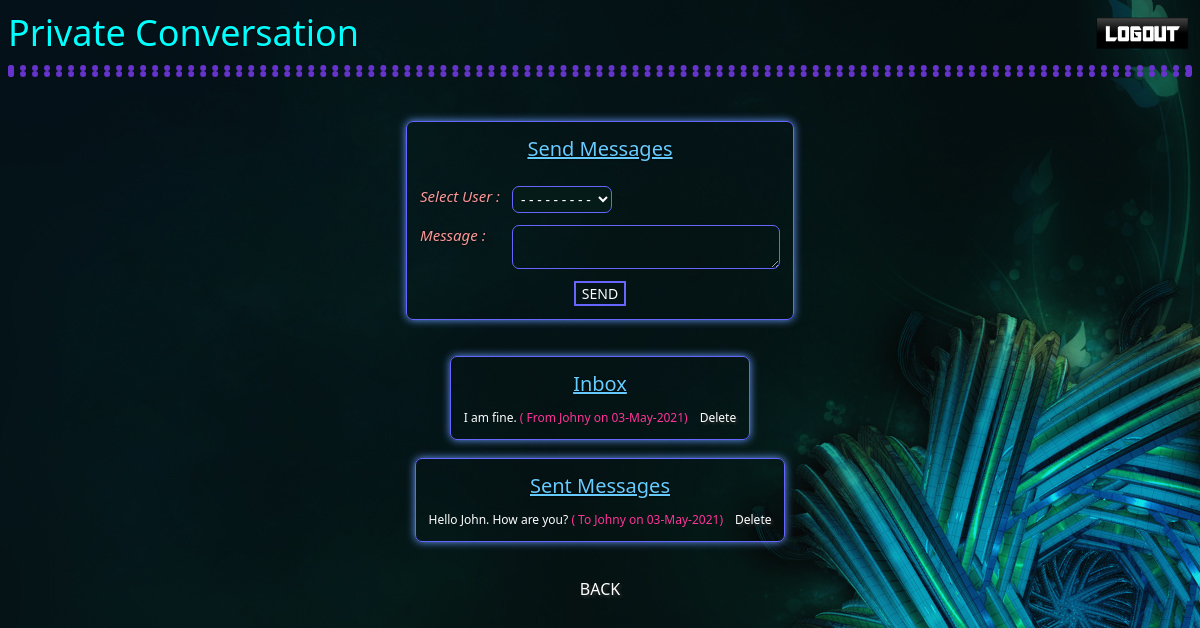
Screenshot of /Chat/conversation.php (signed in) with the database file from the repository.
### tables this page shows
CREATE TABLE IF NOT EXISTS `message` (
  `id` int(255) NOT NULL AUTO_INCREMENT,
  `sender` varchar(255) NOT NULL,
  `receiver` varchar(255) NOT NULL,
  `msg` varchar(255) NOT NULL,
  `date` varchar(255) NOT NULL,
  PRIMARY KEY (`id`)
);

CREATE TABLE IF NOT EXISTS `users` (
  `id` int(255) NOT NULL AUTO_INCREMENT,
  `name` varchar(255) NOT NULL,
  `nick` varchar(255) NOT NULL,
  `dob` varchar(255) NOT NULL,
  `email` varchar(255) NOT NULL,
  `contact` varchar(255) NOT NULL,
  `password` varchar(255) NOT NULL,
  `date` varchar(40) NOT NULL,
  PRIMARY KEY (`id`),
  UNIQUE KEY `nick` (`nick`),
  UNIQUE KEY `email` (`email`)
);

### Chat/conversation.php (the view, shortened to what this page needs)
<?php
include("configuration.php");
$email=$_SESSION['email'];
?>
<!DOCTYPE html PUBLIC "-//W3C//DTD XHTML 1.0 Transitional//EN" "http://www.w3.org/TR/xhtml1/DTD/xhtml1-transitional.dtd">
<html xmlns="http://www.w3.org/1999/xhtml">
<head>
<link href="scripts/styleSheet.css" rel="stylesheet" type="text/css" />
</head>
<body>
<span class="heading">Private Conversation</span><span style="float:right"><a href="logout.php">
<img src="images/logout.png" height="50" width="100"  /></a></span>
<hr style="border:6px dotted #63C;"/><br />
<br />
<div align="center">
<form method="post" action="">
<table class="table" cellpadding="4" cellspacing="4">
<tr><td class="tableHead" colspan="2" align="center" style="text-decoration:underline;">Send Messages</td></tr>
<tr><td class="info" colspan="2" align="center"><?php echo $info;?></td></tr>
<tr><td class="labels">Select User : </td><td><select name="user" class="fields" style="background-color:#051b18;">
  <option disabled="disabled" selected="selected"> - - - - - - - - - </option>
</select></td></tr>
<tr><td class="labels">Message : </td><td><textarea name="msg" class="fields" rows="2" cols="30" required="required"></textarea></td></tr>
<tr><td colspan="2" align="center"><input type="submit" value="SEND" class="commandButton" /></td></tr>
</table>
</form>
<br />
<br />
<?php
$r=mysqli_query($al,"SELECT * FROM message WHERE receiver='$email' ORDER BY id DESC");
?>
<table cellpadding="4" cellspacing="4" class="table">
<tr><td class="tableHead" align="center" colspan="2" style="text-decoration:underline;">Inbox</td></tr>
<?php while($t=mysqli_fetch_array($r))
{
	$ee=$t['sender'];
	$o=mysqli_query($al,"SELECT * FROM users WHERE email='$ee'");
	$p=mysqli_fetch_array($o);
	$recv=$p['nick'];
	?>
<tr><td class="msg" style="font-size:12px;"><?php echo $t['msg'];?>
<span style="color:#F39;"> ( From <?php echo $recv;?> on <?php echo $t['date'];?>)</span>
</td><td><a href="deleteMessage.php?del=<?php echo $t['id'];?>" style="font-size:12px;">Delete</a></td></tr>
<?php } ?>
</table>
<br />
<?php
$r=mysqli_query($al,"SELECT * FROM message WHERE sender='$email' ORDER BY id DESC LIMIT 10");
?>
<table cellpadding="4" cellspacing="4" class="table">
<tr><td class="tableHead" align="center" colspan="2" style="text-decoration:underline;">Sent Messages</td></tr>
<?php while($t=mysqli_fetch_array($r))
{
	$ee=$t['receiver'];
	$o=mysqli_query($al,"SELECT * FROM users WHERE email='$ee'");
	$p=mysqli_fetch_array($o);
	$recv=$p['nick'];
	?>
<tr><td class="msg" style="font-size:12px;"><?php echo $t['msg'];?><span style="color:#F39;"> ( To <?php echo $recv;?> on <?php echo $t['date'];?>)</span></td><td><a href="deleteMessage.php?del=<?php echo $t['id'];?>" style="font-size:12px;">Delete</a></td></tr>
<?php } ?>
</table>
<br />
<br />
<a href="home.php">BACK</a>
</div>
</body>
</html>

### Chat/scripts/styleSheet.css (style rules this page uses)
body { background-image:url(../images/bg.jpg); background-repeat:repeat; }
.heading { font-family:"Segoe UI"; font-size:36px; color:#0FF; text-shadow:0px 0px 2px #000000; }
.table { border:1px solid #66F; border-radius:7px; background-color:transparent; box-shadow:0px 0px 8px #6699FF; padding:5px 5px; }
.tableHead { font-family:"Segoe UI"; color:#6CF; font-size:20px; text-shadow:0px 0px 2px #000000; }
.labels { font-family:"Segoe UI"; color:rgb(252, 153, 153); font-size:15px; text-shadow:0px 0px 2px #000000; font-style:italic; }
.fields { font-family:"Segoe UI"; color:#FFF; font-size:14px; border:1px solid #66F; border-radius:7px; background-color:transparent; padding:2px 4px; }
.commandButton { border:2px solid #66F; font-family:"Segoe UI"; font-size:14px; color:#FFF; background-color:transparent; }
a:link { font-family:"Segoe UI";color:#FFF;text-decoration:none;font-size:16px;text-shadow:2px 2px 3px #333333; }
.info { font-family:"Segoe UI"; color:#F30; font-size:14px; text-shadow:0px 0px 2px #000000; }
.msg { font-family:"Segoe UI"; font-size:14px; color:#FFF; }
td { vertical-align:top; }

### rows the page displays
message: msg "I am fine.", users.nick "Johny", date "03-May-2021"
message: msg "Hello John. How are you?", users.nick "Johny", date "03-May-2021"
